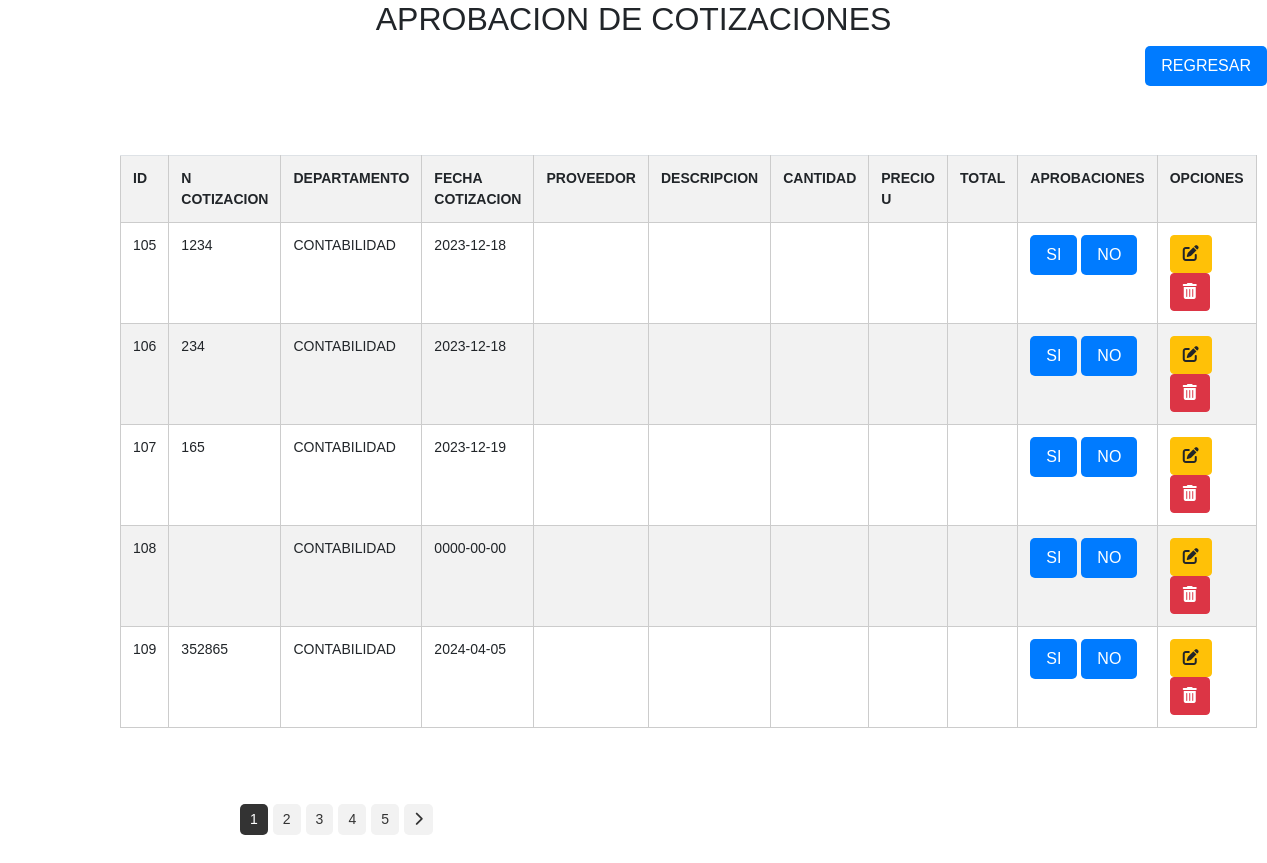
The page /cotizaciones/aprobacion_cotizaciones.php on the database as committed earlier.
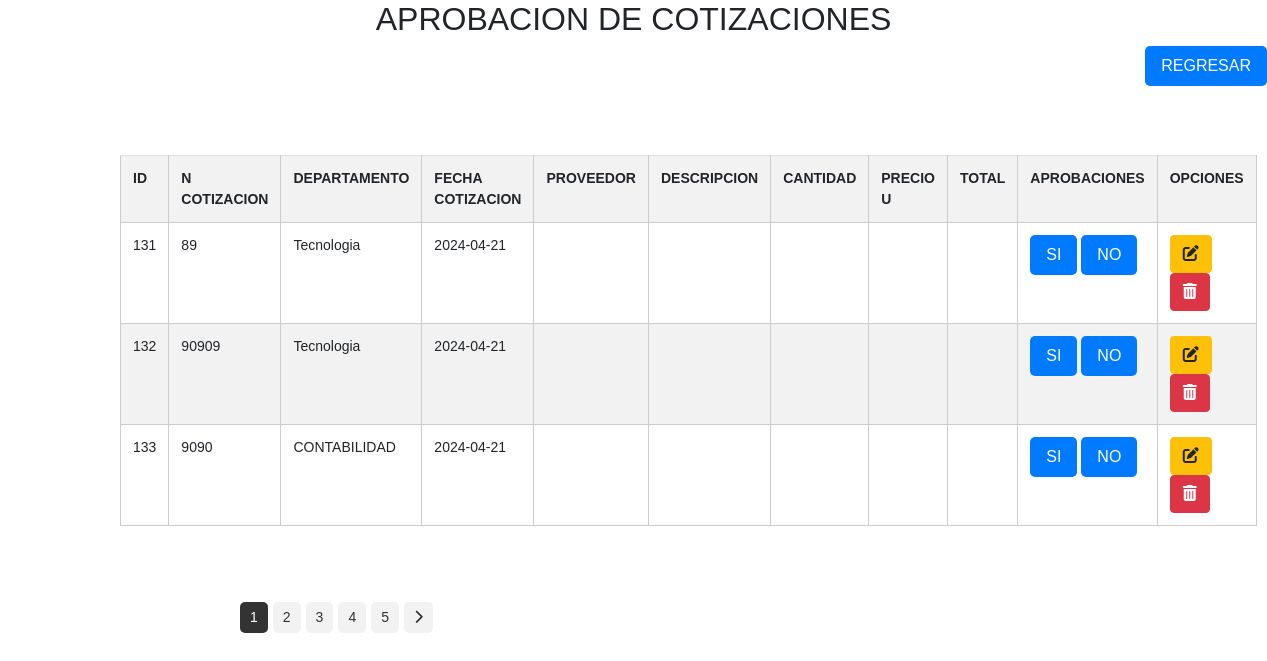
The same page on the database as committed later.
### tables this page shows
CREATE TABLE `tbl_cotizacion` (
  `ID_COTIZACION` int(11) NOT NULL AUTO_INCREMENT,
  `ID` int(11) DEFAULT NULL,
  `ID_PROVEEDOR` int(11) DEFAULT NULL,
  `NUMERO_COTIZACION` varchar(20) DEFAULT NULL,
  `DEPARTAMENTO` varchar(100) NOT NULL,
  `FECHA_COTIZACION` date DEFAULT NULL,
  `ESTADO` varchar(255) NOT NULL,
  `URL` varchar(255) NOT NULL,
  `FECHA_CREACION` timestamp NOT NULL DEFAULT current_timestamp(),
  `FECHA_MODIFICACION` timestamp NOT NULL DEFAULT current_timestamp() ON UPDATE current_timestamp(),
  `CREADO_POR` varchar(255) DEFAULT NULL,
  `MODIFICADO_POR` varchar(255) DEFAULT NULL,
  PRIMARY KEY (`ID_COTIZACION`),
  KEY `ID_PROVEEDOR` (`ID_PROVEEDOR`),
  KEY `tbl_solicitudes_tbl_cotizacion` (`ID`),
  CONSTRAINT `tbl_cotizacion_ibfk_1` FOREIGN KEY (`ID_PROVEEDOR`) REFERENCES `tbl_proveedores` (`ID_PROVEEDOR`)
);

### cotizaciones/aprobacion_cotizaciones.php (the view, shortened to what this page needs)
<!DOCTYPE html>
<html lang="en">
<head>
    <link rel="stylesheet" href="../css/estilos.css">
    <link href="https://cdn.jsdelivr.net/npm/bootstrap@5.3.0/dist/css/bootstrap.min.css" rel="stylesheet">
    <link rel="stylesheet" href="https://stackpath.bootstrapcdn.com/bootstrap/4.5.0/css/bootstrap.min.css">
</head>
<body>
    <h2 class="text-center">APROBACION DE COTIZACIONES</h2>
    <link rel="stylesheet" href="styles.css">
    <a href="./cotizaciones.php">
        <button id="btnregresar">REGRESAR</button>
    </a>
<br>
<br>
    <div class="content">
        <div class="table-container">
                <tbody>
                <br>
        <?php
        $conexion = mysqli_connect("localhost", "root", "", "gestion_compras2");
        $sql = "SELECT * FROM tbl_cotizacion";
        $resultados = mysqli_query($conexion, $sql);
        if (mysqli_num_rows($resultados) > 0) {
            echo '<table class="table table-striped">
                    <tr>
                    <th>ID</th>
                    <th>N COTIZACION</th>
                    <th>DEPARTAMENTO</th>
                    <th>FECHA COTIZACION</th>
                    <th>PROVEEDOR</th>
                    <th>DESCRIPCION</th>
                    <th>CANTIDAD</th>
                    <th>PRECIO U</th>
                    <th>TOTAL</th>
                    <th>APROBACIONES</th>
                    <th>OPCIONES</th>
                    </tr>';
            while ($row = mysqli_fetch_assoc($resultados)) {
                echo '<tr>
                        <td>' . $row['ID_COTIZACION'] . '</td>
                        <td>' . $row['NUMERO_COTIZACION'] . '</td>
                        <td>' . $row['DEPARTAMENTO'] . '</td>
                        <td>' . $row['FECHA_COTIZACION'] . '</td>
                        <td>' . $row['NOMBRE_PROVEEDOR'] . '</td>
                        <td>' . $row['DESCRIPCION'] . '</td>
                        <td>' . $row['CANTIDAD'] . '</td>
                        <td>' . $row['PRECIO'] . '</td>
                        <td>' . $row['TOTAL'] . '</td>
                        <td>
                        <label>
                        <input type="radio" name="aprobacion" class="checklist-input" />
                        <span class="checklist-label">
                            SI
                        </span>
                    </label>
                    <label>
                    <input type="radio" name="aprobacion" class="checklist-input" />
                    <span class="checklist-label">
                        NO
                    </span>
                </label>
                        <td>
                        <a href="../cotizaciones/editar_cotizacion.php?id=' . $row['ID_COTIZACION'].'"class="btn btn-warning" >
                        <i class="fas fa-edit"></i>
                        </a>
                        <a href="../cotizaciones/eliminar_cotizacion.php?id=' . $row['ID_COTIZACION'] . '"class="btn btn-danger">
                        <i class="fas fa-trash-alt"></i>
                    </a>
                        </td>
                        </td>
                    </tr>';
            }
            echo '</table>';
        } else {
            mostrarMensaje("No se encontraron registros.", "info");
        }
        ?>
            <div class="content">
                <?php
                $totalSolicitudes = 50;
                $registrosPorPagina = 10;
                $totalPaginas = ceil($totalSolicitudes / $registrosPorPagina);
                $paginaActual = isset($_GET['page']) ? $_GET['page'] : 1;
                ?>
                <div class="pagination">
                    <?php
                    for ($i = 1; $i <= $totalPaginas; $i++) {
                        echo '<a href="?page=' . $i . '" ' . ($i == $paginaActual ? 'class="current"' : '') . '>' . $i . '</a>';
                    }
                    if ($paginaActual < $totalPaginas) {
                        echo '<a href="?page=' . ($paginaActual + 1) . '"><i class="fas fa-chevron-right"></i></a>';
                    }
                    ?>
                </div>
            </div>
        </div>
    </div>
</body>
</html>

### css/estilos.css (style rules this page uses)
body { font-family: Arial, sans-serif; margin: 0; padding: 20px; }
.text-center { text-align: center; }
.content { margin-left: 220px; font-size: 14px; }
table { width: 100%; border-collapse: collapse; }
th, td { padding: 10px; text-align: left; border-bottom: 1px solid #ddd; }
th { background-color: #f2f2f2; }
.content { flex: 1; }
.table { width: calc(100% - 200px); transition: width 0.3s ease; }
.pagination { margin-top: 20px; }
.pagination a { display: inline-block; padding: 5px 10px; margin-right: 5px; background-color: #f2f2f2; text-decoration: none; color: #333; border-radius: 5px; }
.pagination a.current { background-color: #333; color: #fff; }

### objetos/styles.css (style rules this page uses)
body { font-family: Arial, sans-serif; margin: 0; padding: 0; }
.content { margin-left: 100px; padding: 20px; }
table { width: 100%; border-collapse: collapse; margin-top: 20px; }
th, td { border: 1px solid #ccc; padding: 8px; text-align: left; }
th { background-color: #007bff; color: #fff; }

### cotizaciones/aprobacion_cotizaciones.php (style rules this page uses)
#btnregresar { padding: 8px 16px; background-color: #007bff; color: #ffffff; border: none; cursor: pointer; border-radius: 5px; font-size: 16px; float: right; }
.checklist-label { display: inline-block; padding: 8px 16px; background-color: #007bff; color: #ffffff; border: none; cursor: pointer; border-radius: 5px; font-size: 16px; text-decoration: none; }

Rows that differ between the two databases and show on the page:
removed tbl_cotizacion: ID_COTIZACION "105", NUMERO_COTIZACION "1234", DEPARTAMENTO "CONTABILIDAD", FECHA_COTIZACION "2023-12-18"
removed tbl_cotizacion: ID_COTIZACION "106", NUMERO_COTIZACION "234", DEPARTAMENTO "CONTABILIDAD", FECHA_COTIZACION "2023-12-18"
removed tbl_cotizacion: ID_COTIZACION "107", NUMERO_COTIZACION "165", DEPARTAMENTO "CONTABILIDAD", FECHA_COTIZACION "2023-12-19"
removed tbl_cotizacion: ID_COTIZACION "108", DEPARTAMENTO "CONTABILIDAD", FECHA_COTIZACION "0000-00-00"
removed tbl_cotizacion: ID_COTIZACION "109", NUMERO_COTIZACION "352865", DEPARTAMENTO "CONTABILIDAD", FECHA_COTIZACION "2024-04-05"
added tbl_cotizacion: ID_COTIZACION "131", NUMERO_COTIZACION "89", DEPARTAMENTO "Tecnologia", FECHA_COTIZACION "2024-04-21"
added tbl_cotizacion: ID_COTIZACION "132", NUMERO_COTIZACION "90909", DEPARTAMENTO "Tecnologia", FECHA_COTIZACION "2024-04-21"
added tbl_cotizacion: ID_COTIZACION "133", NUMERO_COTIZACION "9090", DEPARTAMENTO "CONTABILIDAD", FECHA_COTIZACION "2024-04-21"
